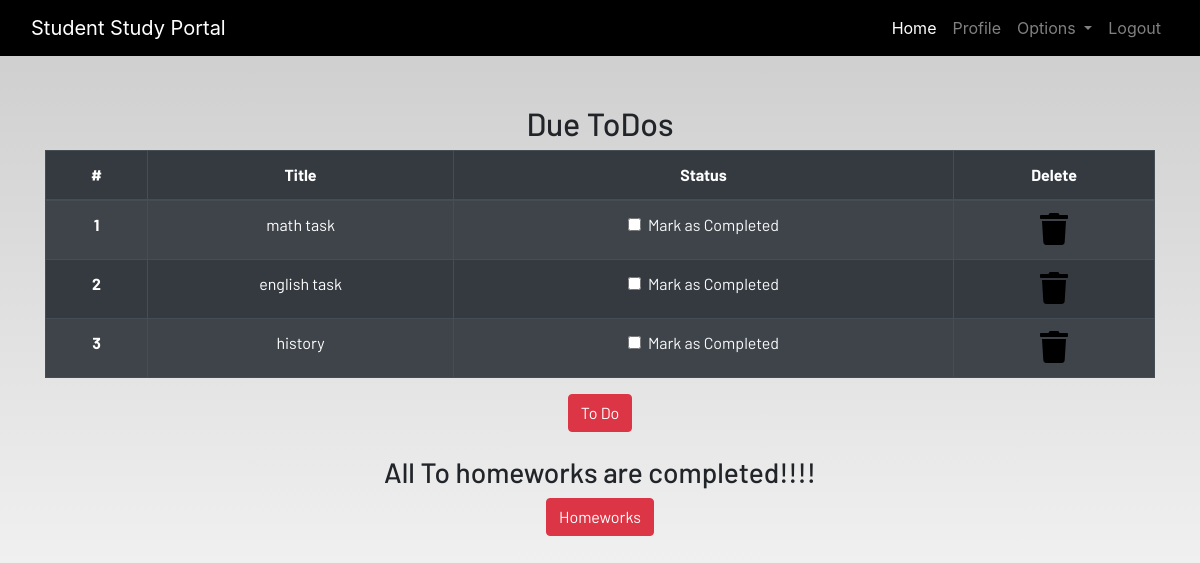
The page /profile/ (signed in) on the database as committed earlier.
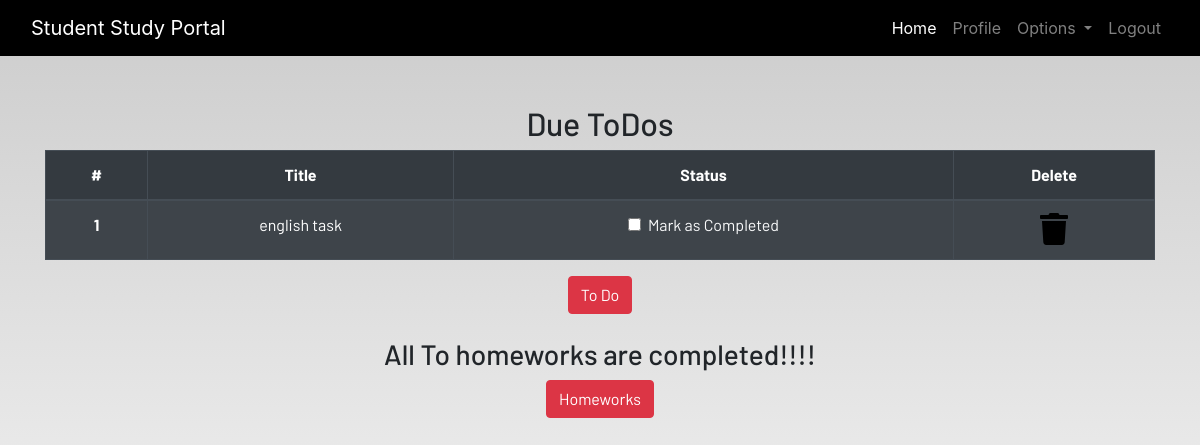
The same page on the database as committed later.
### dashboard/models.py (models this page shows, shortened)
class ToDo(models.Model):
    user = models.ForeignKey(User,on_delete=models.CASCADE)
    title = models.CharField(max_length=50)
    is_finished = models.BooleanField(default=False)
    class Meta:
        verbose_name = "ToDO"
        verbose_name_plural = "ToDO"

### dashboard/views.py (the view)
# urls.py: path('profile/', dash_views.profile,name='profile'),
@login_required
def profile(request):
    homeworks = Homework.objects.filter(is_finished = False, user = request.user)
    todos = ToDo.objects.filter(is_finished = False, user = request.user)
    if len(homeworks) == 0:
        homework_done = True
    else:
        homework_done = False
    if len(todos) == 0:
        todos_done = True
    else:
        todos_done = False
    context = {
        'homeworks':homeworks,
        'todos':todos,
        'homework_done':homework_done,
        'todos_done':todos_done
    }
    return render(request,'dashboard/profile.html',context)

### dashboard/templates/dashboard/profile.html
{% extends 'dashboard/base.html' %}
{% load static %}
{% load crispy_forms_tags%}
{% block content %}
<section class="text-center">
    <div class="container">
        {% if not todos_done %}
        <h2>Due ToDos</h2>
        <table class="table table-striped table-bordered table-hover table-dark">
            <thead>
                <tr>
                    <th scope="col">#</th>
                    <th scope="col">Title</th>
                    <th scope="col">Status</th>
                    <th scope="col">Delete</th>
                </tr>
            </thead>
            <tbody>
                {% for todo in todos  %}
                <tr>
                    <th scope="row">{{forloop.counter}}</th>
                    <td>{{todo.title}}</td>
                    <td>
                        <a href="{% url 'update_todo' todo.id %}">
                            <div class="form-check">
                                {% if todo.is_finished == True %}
                                <input class="form-check-input" type="checkbox" value="" checked>
                                {% else %}
                                <input class="form-check-input" type="checkbox" value="">
                                {% endif %}
                                <label class="form-check-label text-light" for="flexCheckDefault">
                                    Mark as Completed
                                </label>
                            </div>
                        </a>
                    </td>
                    <td><a href="{% url 'delete_todo' todo.id %}"><i class="fa fa-trash fa-2x"></i></a></td>
                </tr>
                {% endfor %}
            </tbody>
        </table>
        {% else %}
        <h3>All To dos are completed!!!!</h3>
        {% endif %}
        <a href="{% url 'todo' %}" class="btn btn-danger">To Do</a>
        <br><br>
        {% if not homework_done %}
        <h2>Due Homeworks</h2>
        <table class="table table-striped table-bordered table-hover table-dark">
            <thead>
                <tr>
                    <th scope="col">#</th>
                    <th scope="col">Subject</th>
                    <th scope="col">Title</th>
                    <th scope="col">Description</th>
                    <th scope="col">Due</th>
                    <th scope="col">Status</th>
                    <th scope="col">Delete</th>
                </tr>
            </thead>
            <tbody>
                {% for hw in homeworks  %}
                <tr>
                    <th scope="row">{{forloop.counter}}</th>
                    <td>{{hw.subject}}</td>
                    <td>{{hw.title}}</td>
                    <td>{{hw.description}}</td>
                    <td>{{hw.due}}</td>
                    <td>
                        <a href="{% url 'update_homework' hw.id %}">
                            <div class="form-check">
                                {% if hw.is_finished == True %}
                                <input class="form-check-input" type="checkbox" value="" checked>
                                {% else %}
                                <input class="form-check-input" type="checkbox" value="" >
                                {% endif %}
                                <label class="form-check-label text-light" for="flexCheckDefault">
                                    Mark as Completed
                                </label>
                            </div>
                        </a>
                    </td>
                    <td><a href="{% url 'delete_homework' hw.id %}"><i class="fa fa-trash fa-2x"></i></a></td>
                </tr>
                {% endfor %}
            </tbody>
        </table>
        {% else %}
        <h3>All To homeworks are completed!!!!</h3>
        {% endif %}
        <a href="{% url 'homework' %}" class="btn btn-danger">Homeworks</a>
    </div>
</section>
{% endblock content %}

Rows that differ between the two databases and show on the page:
removed ToDo: title "math task"
no longer on this page (row edited): ToDo: title "history"
